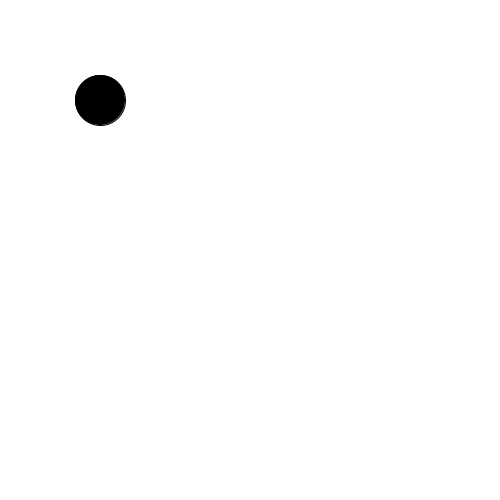
Frame 1 (no input)
Frame 60 (the mouse pressed at the canvas centre just before this capture): identical to frame 1, image omitted
Frame 120 (the mouse held since frame 60 and released just before this capture): identical to frame 1, image omitted

The Processing sketch that drew this single still picture (run headless with seeded random() and noise(); from frame 60 on, the mouse is pressed at the canvas centre):

// Processing sketch: slippery_dot
// ── slippery_dot.pde
/*** When you are done, this program will draw an ellipse 
     that jumps to new location each time you click on it.
***/
 
 // 1. Create three integer variables to represent the x, y, and the size of the ellipse
       int x;
       int y;
       int size;
       
    void setup() {
      // 2. Set the size of your sketch
       x=100;
       y=100;
       size =50;
      size (500,500);
    }
    
    void draw() {
    
      // 3. Set the background color of your sketch
      background (255,255,255);
      // 4. Draw an ellipse using the variables created at the top of the sketch for the location and size of your ellipse. 
      //    Make sure it fits in the window. Change the variables if it does not.
    fill (0,0,0);
    ellipse (x,y,size,size);
    }
    
    /******** This method gets called automatically when you press the mouse ************/
    void mousePressed() {
      //5. Create an integer variable called distance
      int distance;
      //6. The getDistanceFromMouse() method below returns a number.
      //   Set the value of your distance variable to the value returned by the getDistance method
      //   You will need to pass the x and y location of your ellipse to this method.
        distance = getDistanceFromMouse(x,y);
          
      //7.  Use an if statement to check if your distance variable is < the radius of the ellipse
      //    If it is, make a new x AND y for the ellipse, for a new random location on the window
      //    Hint: Use code like this      x = (int) random(width);
 
       if (distance < size/2){
        x= (int) random(width);
        y= (int) random(height);
      }
    }
    /********  This method gives you the number of pixels between the mouse and the x,y point ***********/
    int getDistanceFromMouse(int x, int y) {
      return (int)Math.sqrt(Math.pow((mouseX-x),2) + Math.pow((mouseY-y),2));
    }
